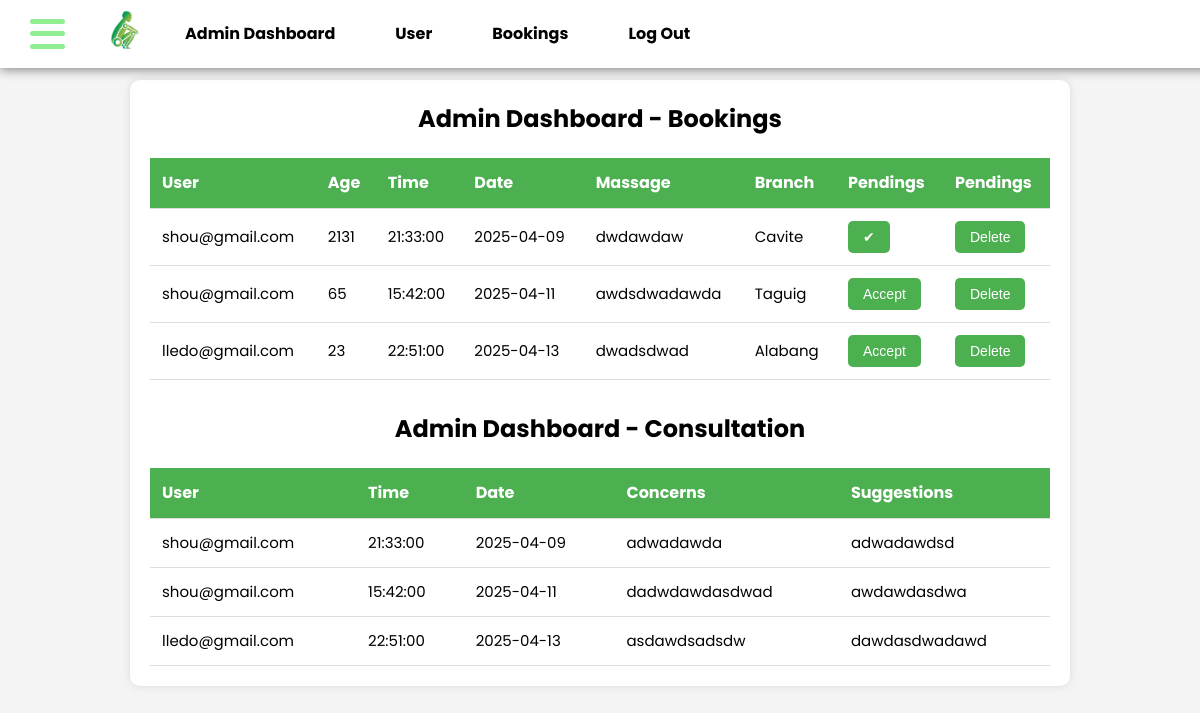
Screenshot of /adminbooking.php with the database file from the repository.
### tables this page shows
CREATE TABLE `bookings` (
  `id` int(55) NOT NULL,
  `name` varchar(55) NOT NULL,
  `age` int(3) NOT NULL,
  `time` time NOT NULL,
  `date` date NOT NULL,
  `massage_type` varchar(55) NOT NULL,
  `branch` varchar(55) NOT NULL,
  `email` varchar(255) NOT NULL,
  `status` varchar(55) NOT NULL,
  `concern` varchar(55) NOT NULL,
  `suggestion` varchar(55) NOT NULL,
  `user_id` int(11) DEFAULT NULL
);

### adminbooking.php (the view, shortened to what this page needs)
<?php
$host = "localhost";
$user = "root";
$password = "";
$db = "account";
$data = mysqli_connect($host, $user, $password, $db);
$branch = isset($_GET['branch']) ? $_GET['branch'] : 'All';
if ($branch == 'All') {
    $sql = "SELECT * FROM bookings";
} else {
    $sql = "SELECT * FROM bookings WHERE branch = '$branch'";
}
$result = mysqli_query($data, $sql);
$concernSql = "SELECT * FROM bookings";
$concernResult = mysqli_query($data, $concernSql);
?>
<!DOCTYPE html>
  <html>
    <head><title>Admin Dashboard</title>
  </head>
  <body>
  <nav>
    <div class="nav-left">
      <div class="hamburger-menu" id="hamburgerMenu">
        <div class="line"></div>
        <div class="line"></div>
        <div class="line"></div>
      </div>
      <a href="#" onclick="location.reload()"><img src="IMAGES/logo.jpg" alt="logo1" style="height: 40px;"></a>
      <li><a href="dashboard.php">Admin Dashboard</a></li>
      <li><a href="adminprofile.php">User</a></li>
      <li><a href="#" class="dropdown" id="bookingDropdown">Bookings</a>
      </li>
      <li><a href="logout.php">Log Out</a></li>
    </div>
  </nav>
    <div class="content">
      <h2 style="text-align:center; margin-bottom: 5px;">Admin Dashboard - Bookings</h2>
        <table id="reservation-table">
          <thead>
            <tr>
              <th>User</th>
              <th>Age</th>
              <th>Time</th>
              <th>Date</th>
              <th>Massage</th>
              <th>Branch</th>
              <th>Pendings</th>
              <th>Pendings</th>
            </tr>
          </thead>
        <tbody>
          <?php
            if (mysqli_num_rows($result) > 0) {
                while ($row = mysqli_fetch_assoc($result)) {
                    echo "<tr id='row-" . $row['id'] . "'>";
                    echo "<td>" . htmlspecialchars($row['email']) . "</td>";
                    echo "<td>" . htmlspecialchars($row['age']) . "</td>";
                    echo "<td>" . htmlspecialchars($row['time']) . "</td>";
                    echo "<td>" . htmlspecialchars($row['date']) . "</td>";
                    echo "<td>" . htmlspecialchars($row['massage_type']) . "</td>";
                    echo "<td>" . htmlspecialchars($row['branch']) . "</td>";
                    if ($row['status'] == 'Accepted') {
                        echo "<td><button class='accept-btn' id='accept-btn-" . $row['id'] . "' disabled>✔</button></td>";
                    } else {
                        echo "<td><form method='POST' style='display:inline;'>
                                <input type='hidden' name='booking_id' value='" . $row['id'] . "'>
                                <input type='hidden' name='action' value='accept'>
                                <button type='submit' class='accept-btn' id='accept-btn-" . $row['id'] . "'>Accept</button>
                              </form></td>";
                    }
                    echo "<td><button class='delete-btn' onclick='deleteBooking(" . $row['id'] . ")'>Delete</button></td>";
                    echo "</tr>";
                  }
                } else {
                    echo "<tr><td colspan='8'>No bookings found</td></tr>";
                }
                ?>
              </tbody>
            </table>
            <h2 style="text-align:center; margin-top: 30px;">Admin Dashboard - Consultation</h2>
            <table id="consultation-table">
            <thead>
                <tr>
                  <th>User</th>
                  <th>Time</th>
                  <th>Date</th>
                  <th>Concerns</th>
                  <th>Suggestions</th>
                </tr>
              </thead>
              <tbody>
                <?php
                  if (mysqli_num_rows($concernResult) > 0) {
                    while ($row = mysqli_fetch_assoc($concernResult)) {
                      echo "<tr>";
                    echo "<td>" . htmlspecialchars($row['email']) . "</td>";
                    echo "<td>" . htmlspecialchars($row['time']) . "</td>";
                    echo "<td>" . htmlspecialchars($row['date']) . "</td>";
                    echo "<td>" . htmlspecialchars($row['concern']) . "</td>";
                    echo "<td>" . htmlspecialchars($row['suggestion']) . "</td>";
                    echo "</tr>";
                    }
                  } else {
                    echo "<tr><td colspan='5'>No consultations found</td></tr>";
                  }
                ?>
              </tbody>
            </table>
          </div>
    </body>
    </html>

### adminbooking.php (style rules this page uses)
body, h1, h2, h3, h4, p { margin: 0; padding: 0; }
nav { position: fixed; top: 0; width: 100%; background-color: white; border-bottom: 0px solid #444; z-index: 1000; display: flex; justify-content: space-between; align-items: center; padding: 10px 30px; box-shadow: 0px 2px 10px #888888; }
nav .nav-left { display: flex; align-items: center; }
nav li { display: inline; cursor: pointer; font-weight: bold; margin-right: 20px; }
nav li a { margin-left: 40px; color: black; text-decoration: none; position: relative; }
nav li a::after { content: ''; position: absolute; left: 0; bottom: -5px; width: 0; height: 2px; background-color: #ff6347; transition: width 0.3s ease; }
nav li .dropdown { cursor: pointer; }
nav li { position: relative; }
.content { max-width: 900px; height: 100%; margin: 20px auto; padding: 20px; background: white; border-radius: 10px; box-shadow: 0 0 10px rgba(0, 0, 0, 0.1); }
.content h2 { animation: fadeInSlide 3s ease-in-out; }
body { padding-top: 60px; font-family: 'Poppins', sans-serif; line-height: 1.6; background-color: #f4f4f4; }
.hamburger-menu { width: 35px; height: 30px; display: flex; flex-direction: column; justify-content: space-between; cursor: pointer; transition: all 0.3s ease; }
.line { width: 100%; height: 5px; background-color: lightgreen; border-radius: 5px; transition: all 0.3s ease; }
table { margin-top: 20px; width: 100%; border-collapse: collapse; }
th, td { padding: 12px; text-align: left; border-bottom: 1px solid #ddd; font-size: 15px; }
th { background-color: #4CAF50; color: white; font-size: 16px; }
td button { background-color: #4CAF50; color: white; border: none; padding: 8px 15px; cursor: pointer; font-size: 14px; border-radius: 5px; transition: transform 0.3s, background-color 0.3s; }
nav a img { margin-left: 40px; }

### rows the page displays
bookings: email "shou@gmail.com", age "2131", time "21:33:00", date "2025-04-09", massage_type "dwdawdaw", branch "Cavite", concern "adwadawda", suggestion "adwadawdsd"
bookings: email "shou@gmail.com", age "65", time "15:42:00", date "2025-04-11", massage_type "awdsdwadawda", branch "Taguig", concern "dadwdawdasdwad", suggestion "awdawdasdwa"
bookings: email "lledo@gmail.com", age "23", time "22:51:00", date "2025-04-13", massage_type "dwadsdwad", branch "Alabang", concern "asdawdsadsdw", suggestion "dawdasdwadawd"
